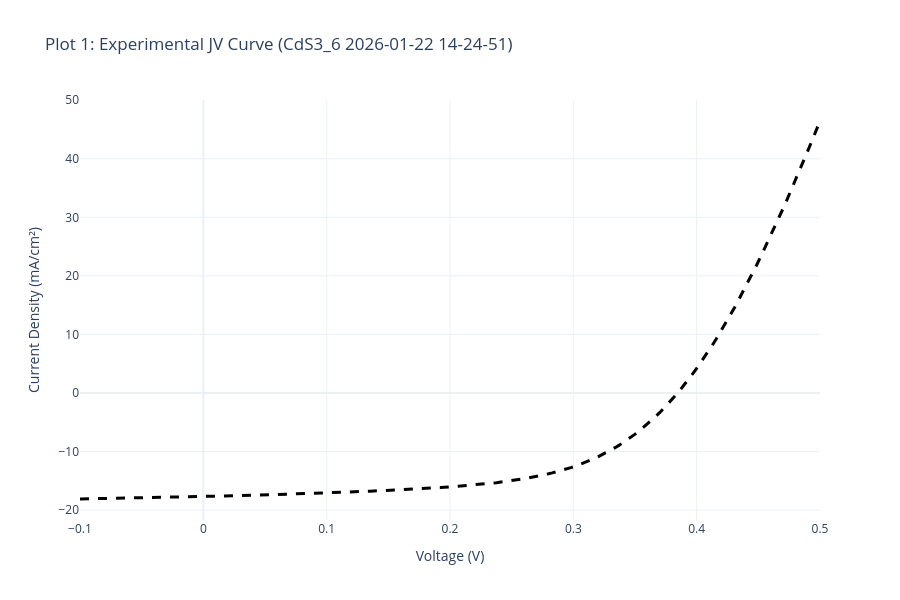

Notebook cell for this chart:
### Markdown cell above
## Section 2: Experimental Data Reading and Visualization

### Background: The J-V Curve
The current density-voltage (J-V) curve is a fundamental characterization of photovoltaic devices. It shows how the current output of a solar cell varies with applied voltage under steady illumination. Key parameters extracted from the J-V curve include:

- **$V_{oc}$ (Open Circuit Voltage)**: Maximum voltage output when no current flows  
- **$J_{sc}$ (Short Circuit Current Density)**: Maximum current when voltage is zero  
- **$FF$ (Fill Factor)**: Ratio of maximum power to the product of $V_{oc}$ and $J_{sc}$  
- **$\eta$ (Power Conversion Efficiency)**: Percentage of incident solar power converted to electrical power

In this section, we read experimental I-V data from the solar simulator measurements and prepare it for comparison with simulations.

### Code cell
# File paths (Adjust these to match your actual file names in the folder)
exp_file = "C:/Users/jp_ol/OneDrive/Ambiente de Trabalho/TESE/Data_Analysis/data/CdS3_1/CdS3_1_IV Graph.xlsx"
results_file = "C:/Users/jp_ol/OneDrive/Ambiente de Trabalho/TESE/Data_Analysis/data/CdS3_1/CdS3_1_Results Table.xlsx"

# The specific measurement you want to plot
col_name = "CdS3_6 2026-01-22 14-24-51"

# 1. READ RESULTS TABLE TO CALCULATE EXACT ACTIVE AREA
try:
    results_df = pd.read_excel(results_file, engine='openpyxl')
    
    print(f"📊 Available measurements in Results Table:")
    for i, meas in enumerate(results_df['Measurement'].values):
        print(f"   {i}: {meas}")
    
    # Locate the specific measurement in the Results Table
    target_row = results_df[results_df['Measurement'] == col_name]
    
    if not target_row.empty:
        isc_a = target_row['Isc A'].values[0]
        jsc_ma = target_row['Jsc mA/cm2'].values[0]
        
        # Calculate Active Area: (Isc / Jsc) * 1000
        calculated_area = (isc_a / jsc_ma) * 1000
        print(f"\n✅ Target measurement '{col_name}' found in Results Table.")
        print(f"📐 Dynamically calculated Active Area: {calculated_area:.4f} cm²")
    else:
        print(f"\n⚠️ Measurement '{col_name}' NOT FOUND in Results Table!")
        print(f"   Please update 'col_name' variable to match one of the measurements above.")
        print(f"   Using fallback area: {ACTIVE_AREA_CM2} cm²")
        calculated_area = ACTIVE_AREA_CM2
except Exception as e:
    print(f"❌ Error reading Results Table: {type(e).__name__}: {e}")
    print(f"   Using fallback area: {ACTIVE_AREA_CM2} cm²")
    calculated_area = ACTIVE_AREA_CM2

# 2. READ IV GRAPH & CONVERT TO JV CURVE
exp_df_raw = pd.read_excel(exp_file, header=None)
col_idx = None
for i in range(len(exp_df_raw.columns)):
    if col_name in str(exp_df_raw.iloc[0, i]):
        col_idx = i
        break

if col_idx is None:
    raise ValueError(f"Column '{col_name}' not found in {exp_file}")

# Skip the 1st row (which contains the string headers 'Vmeas' and 'Imeas')
# Row 0: measurement label, Row 1: column type labels, Row 2+: data
v_exp_raw = pd.to_numeric(exp_df_raw.iloc[2:, col_idx], errors='coerce')
i_exp_raw = pd.to_numeric(exp_df_raw.iloc[2:, col_idx + 1], errors='coerce')

# Remove NaN values
valid_mask = pd.notna(v_exp_raw) & pd.notna(i_exp_raw)
v_exp = v_exp_raw[valid_mask].values
i_exp = i_exp_raw[valid_mask].values

# Convert Current (A) to Current Density (mA/cm2) using the dynamically calculated area
j_exp = (i_exp * 1000) / calculated_area

# Invert current if necessary (to match SCAPS typical output or 1st quadrant representation)
if INVERT_EXP_CURRENT:
    j_exp = -j_exp

# Create a clean DataFrame
exp_data = pd.DataFrame({'v(V)': v_exp, 'jtot(mA/cm2)': j_exp}).dropna()

# 3. PLOT EXPERIMENTAL JV CURVE
fig1 = go.Figure()
fig1.add_trace(go.Scatter(
    x=exp_data['v(V)'], 
    y=exp_data['jtot(mA/cm2)'], 
    mode='lines', name='Experimental (Converted to J)', 
    line=dict(color='black', dash='dash', width=3)
))
fig1.update_layout(
    title=f"Plot 1: Experimental JV Curve ({col_name})",
    xaxis_title='Voltage (V)',
    yaxis_title='Current Density (mA/cm²)',
    template='plotly_white', width=900, height=600
)
fig1.show()

### Figure 1 — Plotly figure (JSON) as saved in the notebook; plotly's stock layout.template omitted (floating-point values rounded to 4 significant figures; data arrays with more than 128 entries replaced by an {"elided": "..."} marker saying what was removed)
{"data": [{"line": {"color": "black", "dash": "dash", "width": 3}, "mode": "lines", "name": "Experimental (Converted to J)", "type": "scatter", "x": {"elided": "200 float values"}, "y": {"elided": "200 float values"}}], "layout": {"height": 600, "title": {"text": "Plot 1: Experimental JV Curve (CdS3_6 2026-01-22 14-24-51)"}, "width": 900, "xaxis": {"title": {"text": "Voltage (V)"}}, "yaxis": {"title": {"text": "Current Density (mA/cm²)"}}}}
